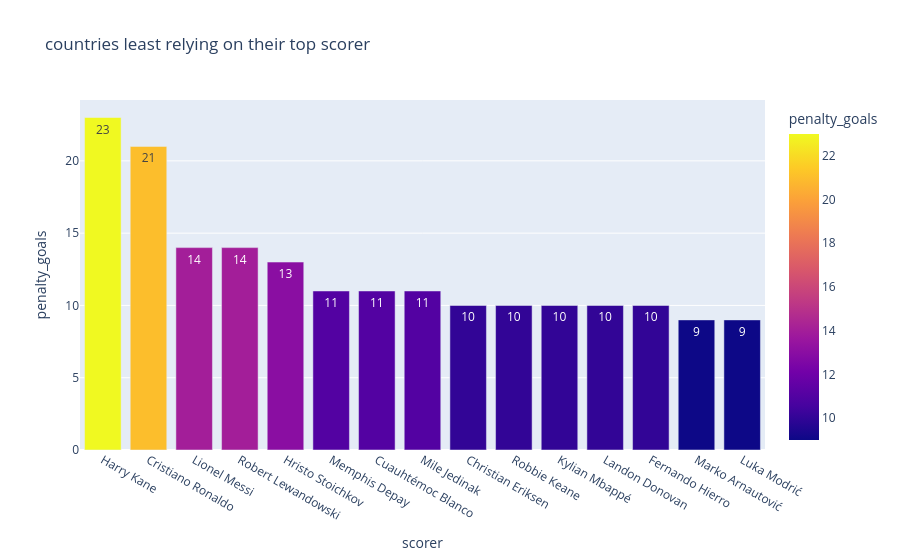

Notebook code for this chart:
### Code cell
# Top 15 players with most penalty goals
pen_by_player = penalty_goals.groupby(['scorer', 'team']).size().reset_index(name='penalty_goals')
pen_by_player = pen_by_player.sort_values('penalty_goals', ascending=False).head(15)

# Plot
fig = px.bar(
    pen_by_player,
    x='scorer',
    y='penalty_goals',
    text = 'penalty_goals',
    color='penalty_goals',
    title = 'Top 15 players with most penalty goals',
    hover_data=['scorer', 'team','penalty_goals']
)
fig.show()

### Figure 1 — Plotly figure (JSON) as saved in the notebook; plotly's stock layout.template omitted (floating-point values rounded to 4 significant figures)
{"data": [{"alignmentgroup": "True", "customdata": [["England"], ["Portugal"], ["Argentina"], ["Poland"], ["Bulgaria"], ["Netherlands"], ["Mexico"], ["Australia"], ["Denmark"], ["Republic of Ireland"], ["France"], ["United States"], ["Spain"], ["Austria"], ["Croatia"]], "hovertemplate": "scorer=%{x}<br>penalty_goals=%{marker.color}<br>team=%{customdata[0]}<extra></extra>", "legendgroup": "", "marker": {"color": [23, 21, 14, 14, 13, 11, 11, 11, 10, 10, 10, 10, 10, 9, 9], "coloraxis": "coloraxis", "pattern": {"shape": ""}}, "name": "", "offsetgroup": "", "orientation": "v", "showlegend": false, "text": [23, 21, 14, 14, 13, 11, 11, 11, 10, 10, 10, 10, 10, 9, 9], "textposition": "auto", "type": "bar", "x": ["Harry Kane", "Cristiano Ronaldo", "Lionel Messi", "Robert Lewandowski", "Hristo Stoichkov", "Memphis Depay", "Cuauhtémoc Blanco", "Mile Jedinak", "Christian Eriksen", "Robbie Keane", "Kylian Mbappé", "Landon Donovan", "Fernando Hierro", "Marko Arnautović", "Luka Modrić"], "xaxis": "x", "y": [23, 21, 14, 14, 13, 11, 11, 11, 10, 10, 10, 10, 10, 9, 9], "yaxis": "y"}], "layout": {"barmode": "relative", "coloraxis": {"colorbar": {"title": {"text": "penalty_goals"}}, "colorscale": [[0, "#0d0887"], [0.1111, "#46039f"], [0.2222, "#7201a8"], [0.3333, "#9c179e"], [0.4444, "#bd3786"], [0.5556, "#d8576b"], [0.6667, "#ed7953"], [0.7778, "#fb9f3a"], [0.8889, "#fdca26"], [1, "#f0f921"]]}, "legend": {"tracegroupgap": 0}, "title": {"text": "countries least relying on their top scorer"}, "xaxis": {"anchor": "y", "domain": [0, 1], "title": {"text": "scorer"}}, "yaxis": {"anchor": "x", "domain": [0, 1], "title": {"text": "penalty_goals"}}}}
